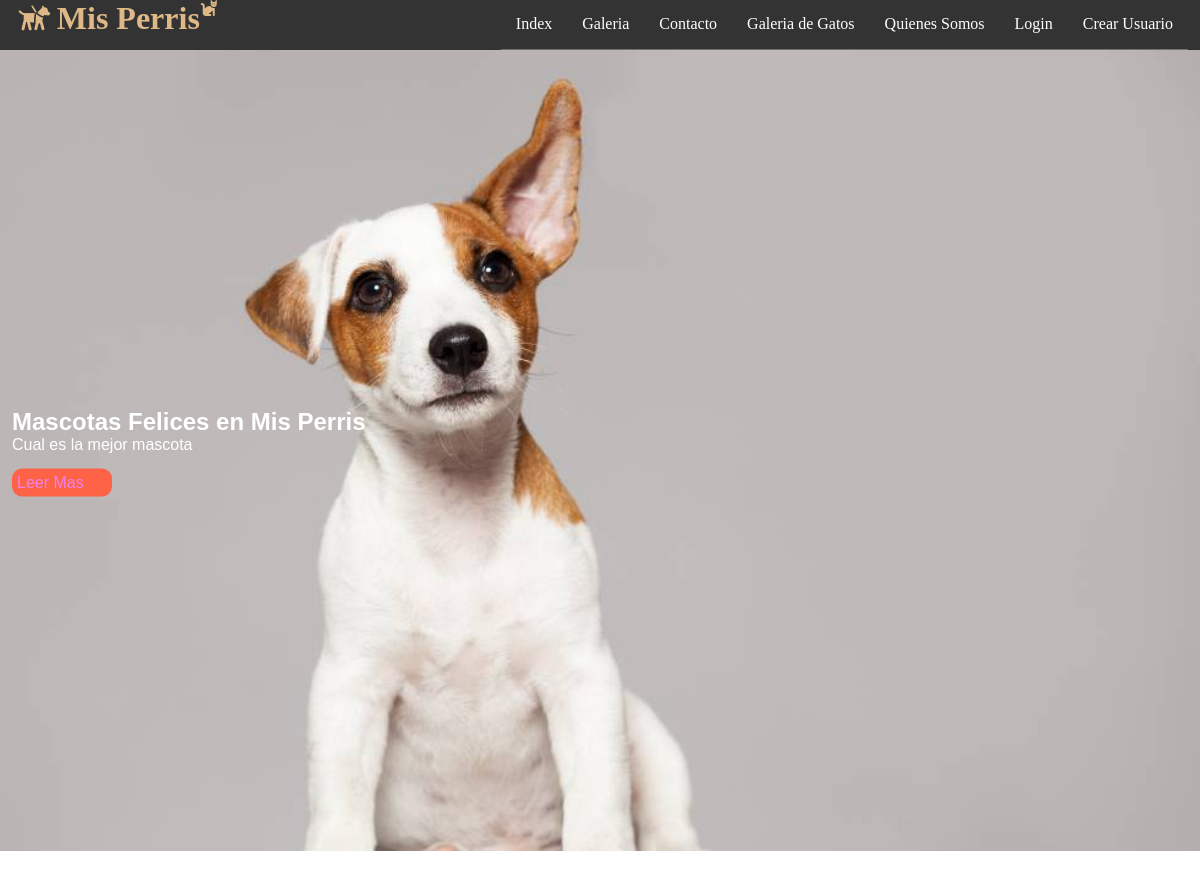
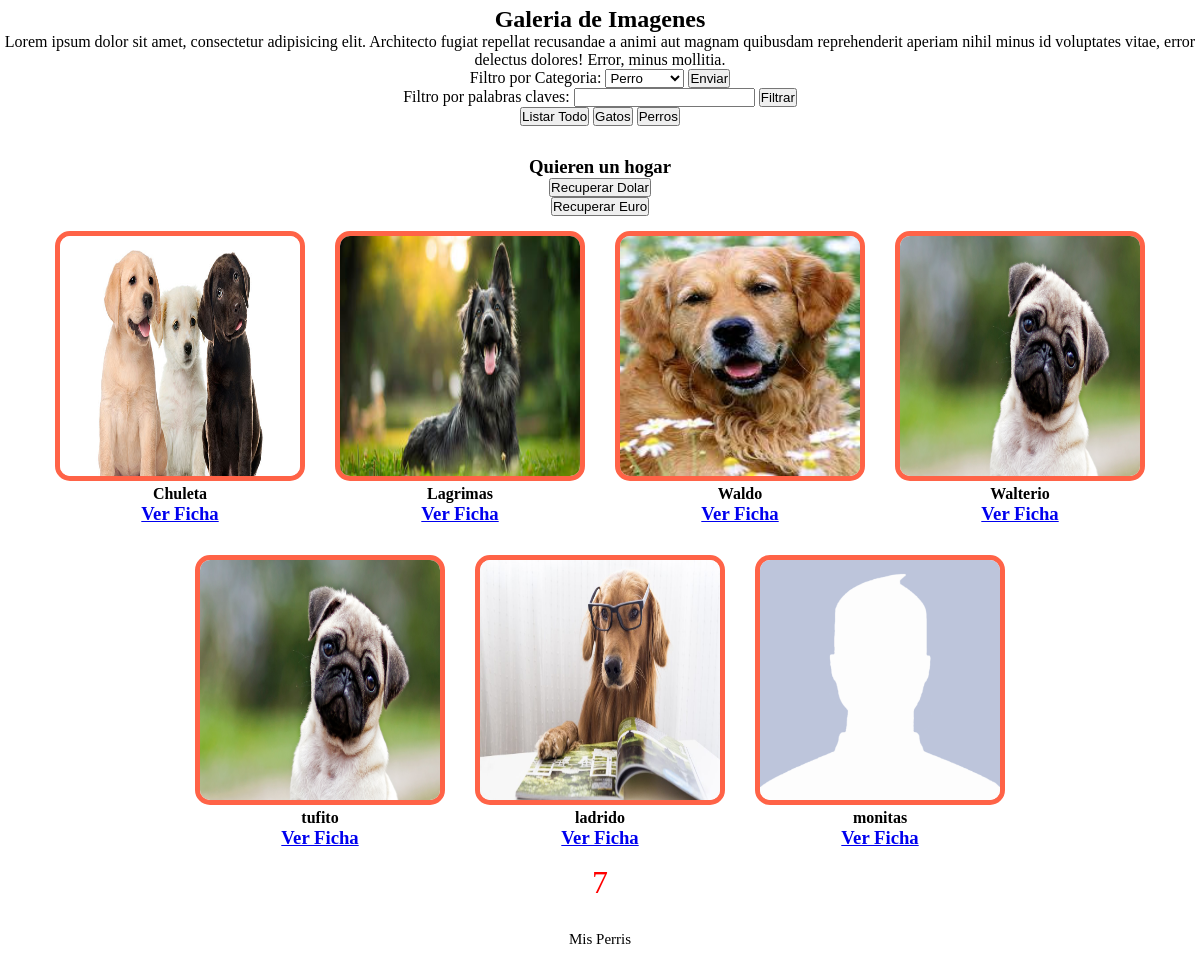
The app's page /filtro_tipo_mascota/Perro/ with its own data (2 pictures, top to bottom).
### misPerris/models.py (models this page shows, shortened)
class Mascota(models.Model):
    nombre = models.CharField(primary_key=True,max_length=50)
    edad = models.IntegerField()
    descripcion = models.TextField()
    imagen = models.ImageField(upload_to='mascotas',default='mascotas/default.png')
    publicar = models.BooleanField(default=False)
    comentario= models.TextField(default='--')
    usuario = models.CharField(null=True,max_length=45)
    tipo = models.ForeignKey(TipoMascota, on_delete=models.CASCADE)
    dueno = models.CharField(max_length=45,default='--')

### misPerris/views.py (the view)
# urls.py: path('filtro_tipo_mascota/<id>/',filtro_tipo_boton,name='FILTROTM'),
def filtro_tipo_boton(request, id):
    tipos = TipoMascota.objects.all()
    tip = request.POST.get("cboTipo")
    obj_tipo = TipoMascota.objects.get(nombre=id)
    mascotas = Mascota.objects.filter(tipo=obj_tipo).filter(publicar=True)
    cant = Mascota.objects.filter(tipo=obj_tipo).filter(publicar=True).count()
    contexto = {"mascotas":mascotas,"tipos":tipos,"cantidad":cant}
    return render(request, "galeria.html",contexto)

### misPerris/templates/galeria.html (shortened to what this page needs)
{% extends "base.html" %}
{% load static %}
{% block css %}
<link rel="stylesheet" href="{% static 'dist/css/lightbox.min.css' %}">
{% endblock css %}
{% block contenido %}
<section id="bienvenida">
    <h2>Galeria de Imagenes</h2>
    <p>Lorem ipsum dolor sit amet, consectetur adipisicing elit. Architecto fugiat repellat recusandae a animi
        aut magnam quibusdam reprehenderit aperiam nihil minus id voluptates vitae, error delectus dolores!
        Error, minus mollitia.</p>
    <form action="{% url 'FILTROT' %}" method="post">
        Filtro por Categoria:
        <select name="cboTipo" id="cboTipo">
            {% for reg in tipos %}
            <option>{{reg.nombre}}</option>
            {% endfor %}
        </select>
        <input type="submit" value="Enviar">
    </form>
    <form action="{% url 'FILTROD' %}" method="post">
        Filtro por palabras claves:
        <input type="text" name="txtTexto" id="txtTexto">
        <input type="submit" value="Filtrar">
    </form>
    <input type="button" value="Listar Todo" onclick="javascript:location.href='/galeria/'">
    <input type="button" value="Gatos" onclick="javascript:location.href='/filtro_tipo_mascota/Gatos'">
    <input type="button" value="Perros" onclick="javascript:location.href='/filtro_tipo_mascota/Perro'">
</section>
<section id="blog">
    <h3>Quieren un hogar</h3>
    <input type="button" value="Recuperar Dolar" onclick="recuperaDolar()">
    <input type="button" value="Recuperar Euro" id="btnRecuperaEuro">
    <div class="contenedor">
        {% for reg in mascotas %}
        <article>
            <a href="{{reg.imagen.url}}" data-lightbox="perros" data-title="{{reg.descripcion}}">
                <img src="{{reg.imagen.url}}" alt="">
            </a>
            <h4>{{reg.nombre}}</h4>
            <h3>
                <a href="{% url 'DM' reg.nombre %}">Ver Ficha</a>
            </h3>
        </article>
        {% endfor %}
    </div>
    <div style="text-align: center;color: red;font-size: xx-large;">
        {{cantidad}}
    </div>
</section>
{% endblock contenido %}

### misPerris/static/css/estilo.css (style rules this page uses)
* { margin: 0; padding: 0; box-sizing: border-box; }
.contenedor { width: 98%; margin: auto; }
section { width: 100%; margin-bottom: 30px; }
#bienvenida { text-align: center; font-family: cursive; }

### misPerris/static/css/blog.css (style rules this page uses)
#blog .contenedor img { width: 250px; height: 250px; border: solid 5px tomato; border-radius: 15px; }
#blog { font-family: cursive; text-align: center; }
#blog .contenedor { display: flex; justify-content: center; flex-wrap: wrap; }
#blog .contenedor article { margin: 15px; }

### records on screen
Mascota: imagen (picture), nombre "Chuleta"
Mascota: imagen (picture), nombre "Lagrimas"
Mascota: imagen (picture), nombre "Waldo"
Mascota: imagen (picture), nombre "Walterio"
Mascota: imagen (picture), nombre "tufito"
Mascota: imagen (picture), nombre "ladrido"
Mascota: imagen (placeholder picture), nombre "monitas"

### other values on screen
{{ cantidad }} "7"
form field cboTipo "Perro"
